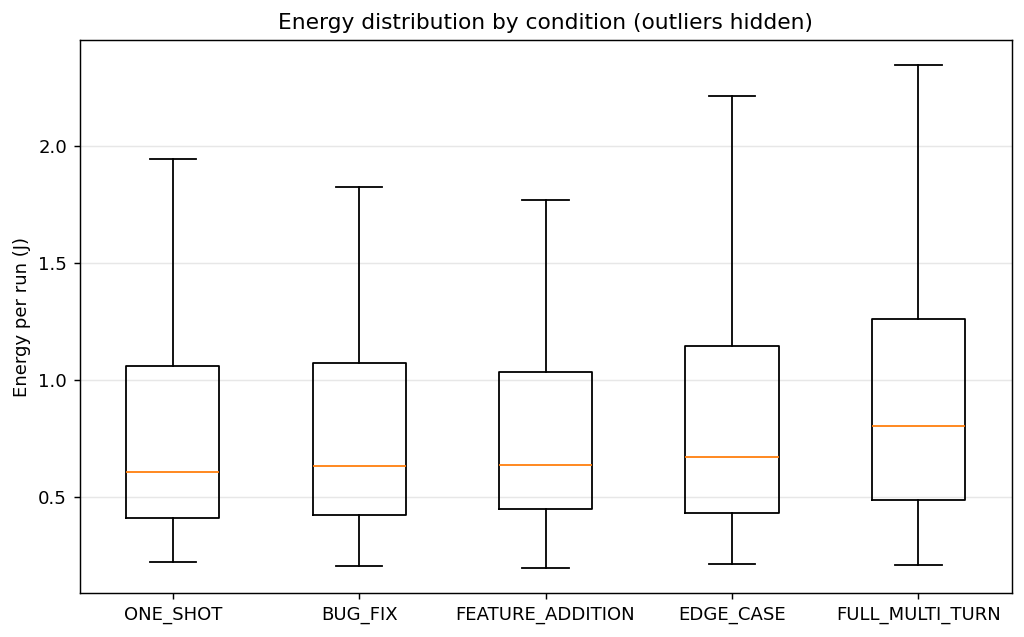
#> input picture docx/images/fig01_energy_box.png, 1024 x 637 px; its folder holds only this picture in this run
$ python final.py
#> lines starting #> are read from the running program, lines starting #| are printed output that depends on the picture
import os
from pathlib import Path
from PIL import Image


def rotate_and_crop(input_dir, output_dir, angle_degrees, crop_size, fill_color=(0, 0, 0)):
    """
    Rotate each image in input_dir by angle_degrees and center-crop/pad to crop_size.

    Args:
        input_dir (str): Directory containing input images.
        output_dir (str): Directory to save processed images.
        angle_degrees (float): Rotation angle in degrees (counterclockwise).
        crop_size (tuple): Target size as (width, height).
        fill_color (tuple): RGB tuple (r, g, b) used to fill padding areas
            when the rotated image is smaller than crop_size. Defaults to black.
            Ignored for images with an alpha channel, which are padded
            transparently so the alpha is preserved.
    """
#> called with input_dir = './images', output_dir = './output', angle_degrees = 15, crop_size = (512, 512), fill_color = (0, 0, 0)
    input_path = Path(input_dir)
    output_path = Path(output_dir)
    output_path.mkdir(parents=True, exist_ok=True)

    target_w, target_h = crop_size

    if (not isinstance(fill_color, (tuple, list)) or len(fill_color) != 3
            or not all(isinstance(c, int) and 0 <= c <= 255 for c in fill_color)):
        raise ValueError(
            f"fill_color must be an (r, g, b) tuple of ints in [0, 255], got {fill_color!r}"
        )
    fill_rgb = tuple(fill_color)

    supported_exts = {'.jpg', '.jpeg', '.png', '.bmp', '.tiff', '.tif', '.webp'}

    for img_file in input_path.iterdir():
        if not img_file.is_file() or img_file.suffix.lower() not in supported_exts:
            continue

        try:
            with Image.open(img_file) as img:
#> img is the input picture: PIL image 1024x637 RGBA; mean R, G, B, A 247.9, 247.7, 247.5, 255
                rotated = img.rotate(
                    angle_degrees,
                    resample=Image.BICUBIC,
                    expand=True,
                )
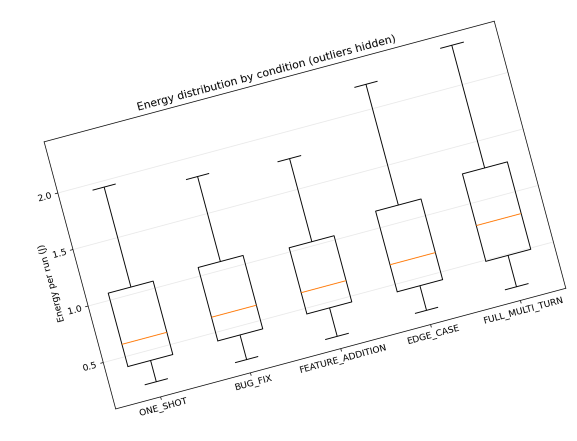
#> rotated: PIL image 1154x881 RGBA (shown at 1/2 size); mean R, G, B, A 158.8, 158.7, 158.6, 163.6; transparent parts drawn white

                assert rotated.size != img.size or angle_degrees % 360 == 0, (
                    f"Rotation of {img_file.name} did not expand the canvas; "
                    "content may have been clipped."
                )

                processed = _center_crop_or_pad(rotated, target_w, target_h, fill_rgb)

                # Guarantee the contract: output is exactly crop_size.
                assert processed.size == (target_w, target_h), (
                    f"Internal error: {img_file.name} produced {processed.size}, "
                    f"expected {(target_w, target_h)}"
                )

                out_file = output_path / img_file.name
                save_format = img.format if img.format else 'PNG'

                if save_format == 'JPEG' and processed.mode in ('RGBA', 'LA', 'P'):
                    processed = processed.convert('RGB')

                processed.save(out_file, format=save_format)

        except Exception as e:
            print(f"Failed to process {img_file}: {e}")


def _center_crop_or_pad(img, target_w, target_h, fill_rgb=(0, 0, 0)):
    """Center-crop if image is larger than target; pad with fill_rgb if smaller.

    Handles all combinations of larger/smaller in width and height, including
    the case where the image is smaller than the target in BOTH dimensions
    (padding on all four sides). Images with an alpha channel are padded
    transparently regardless of fill_rgb.
    """
#> called with target_w = 512, target_h = 512, fill_rgb = (0, 0, 0)
    w, h = img.size
#> w = 1154; h = 881

    # Signed offsets: positive => crop from the left/top edge, negative => pad.
    left = (w - target_w) // 2   # may be negative when padding
#> left = 321
    top = (h - target_h) // 2    # may be negative when padding
#> top = 184

    # Affine matrix maps (x, y) in output -> (x - left, y - top) in source.
    # When left is negative, output x=0 samples source x=|left|, placing the
    # source image centered with |left| pixels of fill on each side.
    matrix = (1, 0, -left, 0, 1, -top)
#> matrix = (1, 0, -321, 0, 1, -184)

    if img.mode in ('RGBA', 'LA'):
        bg_color = (0, 0, 0, 0)
    elif img.mode == 'L':
        r, g, b = fill_rgb
        bg_color = int(round(0.299 * r + 0.587 * g + 0.114 * b))
    elif img.mode == 'RGB':
        bg_color = fill_rgb
    else:
        # Exotic mode (P, CMYK, etc.): normalize to RGBA and pad transparently
        img = img.convert('RGBA')
        bg_color = (0, 0, 0, 0)

    return img.transform(
        (target_w, target_h),
        Image.AFFINE,
        matrix,
        resample=Image.BICUBIC,
        fillcolor=bg_color,
    )
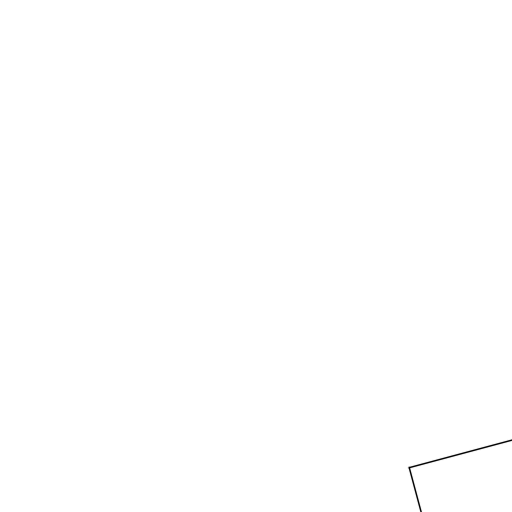
#> returned value: PIL image 512x512 RGBA; mean R, G, B, A 15.7, 15.7, 15.7, 15.9; transparent parts drawn white


if __name__ == '__main__':
    rotate_and_crop('./images', './output', 15.0, (512, 512))

$ run again, on docx/images/fig05_energy_by_model.png
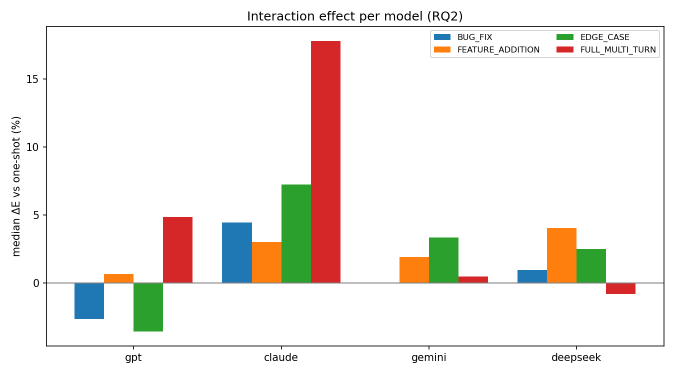
#> input picture docx/images/fig05_energy_by_model.png, 1350 x 750 px (shown at 1/2 size)
#> in rotate_and_crop, img is the input picture: PIL image 1350x750 RGBA; mean R, G, B, A 241.2, 236.8, 232.8, 255
#> in rotate_and_crop, `rotated = img.rotate( angle_degrees, resample=Image.BICUBIC, expand=Tr..`:
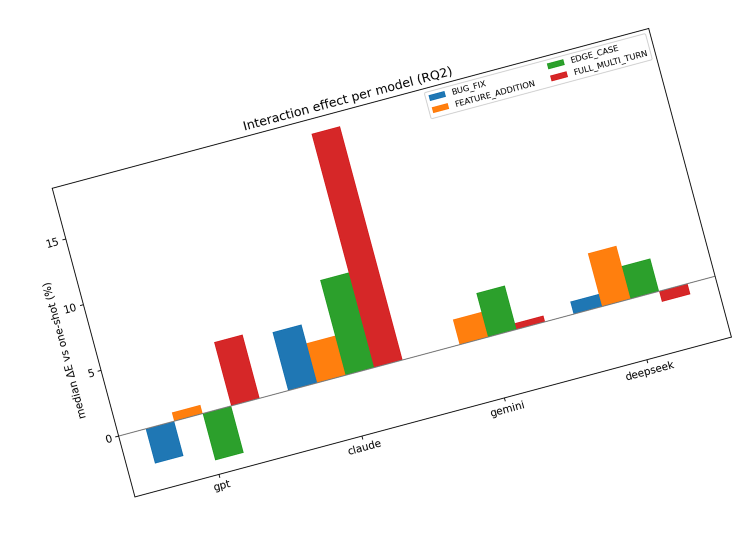
#> rotated: PIL image 1500x1074 RGBA (shown at 1/2 size); mean R, G, B, A 151.4, 148.7, 146.2, 160.3; transparent parts drawn white

$ run again, on docx/images/fig06_runtime_vs_energy.png
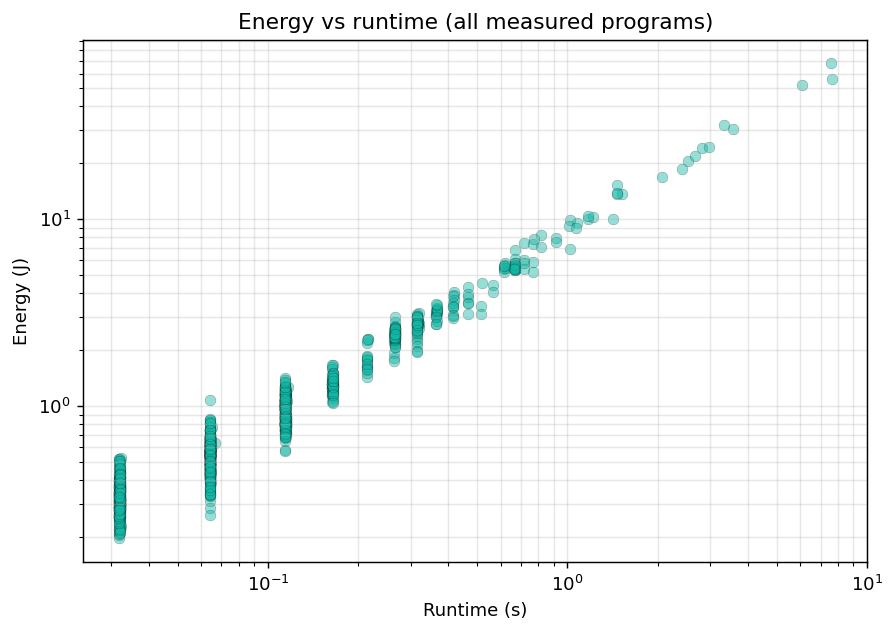
#> input picture docx/images/fig06_runtime_vs_energy.png, 895 x 633 px
#> in rotate_and_crop, img is the input picture: PIL image 895x633 RGBA; mean R, G, B, A 246.4, 248.3, 248.1, 255
#> in rotate_and_crop, `rotated = img.rotate( angle_degrees, resample=Image.BICUBIC, expand=Tr..`:
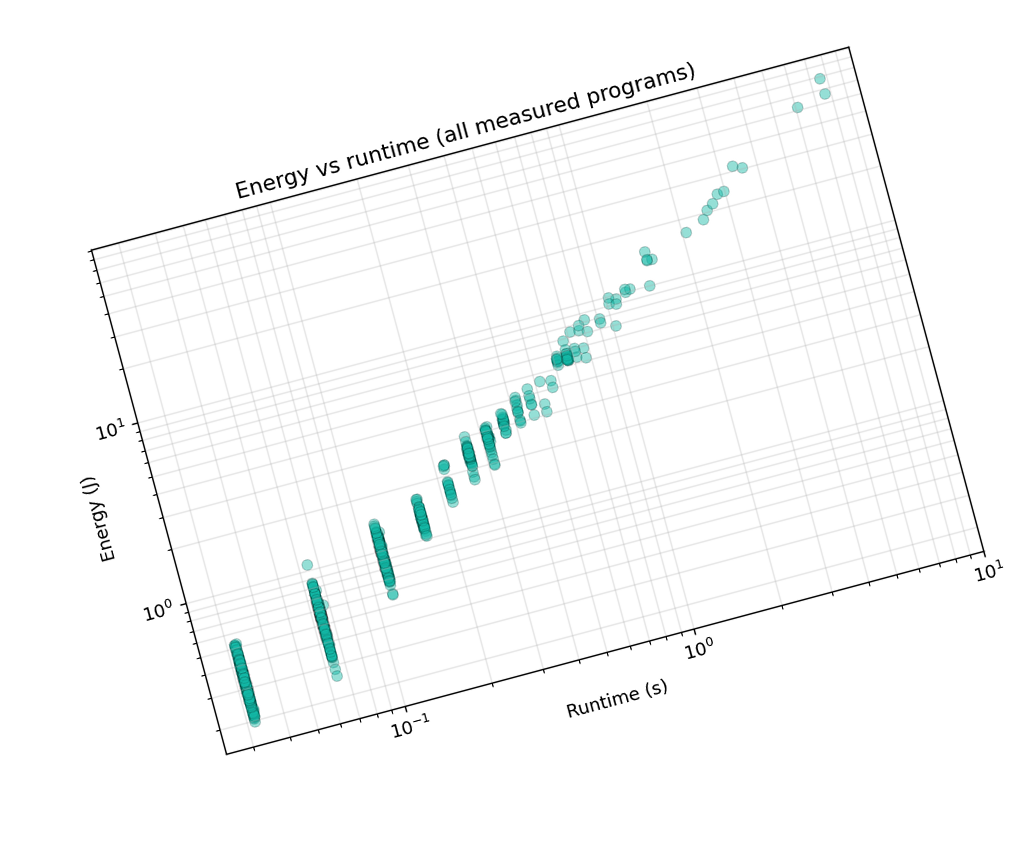
#> rotated: PIL image 1029x845 RGBA; mean R, G, B, A 160.4, 161.6, 161.5, 166.1; transparent parts drawn white
#> in _center_crop_or_pad, `return img.transform( (target_w, target_h), Image.AFFINE, matrix, resa..`:
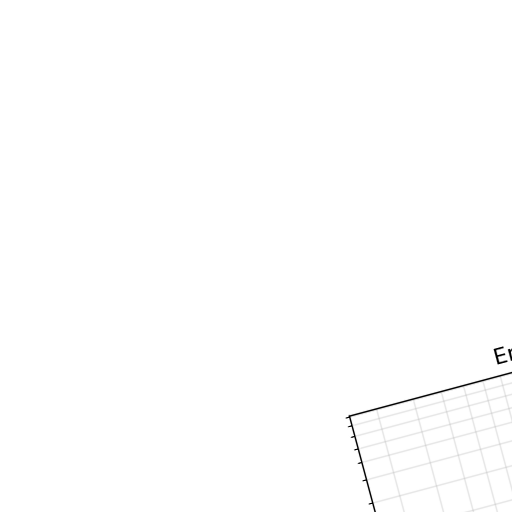
#> returned value: PIL image 512x512 RGBA; mean R, G, B, A 33.9, 33.9, 33.9, 34.7; transparent parts drawn white

$ run again, on docx/images/fig07_sloc_by_condition.png
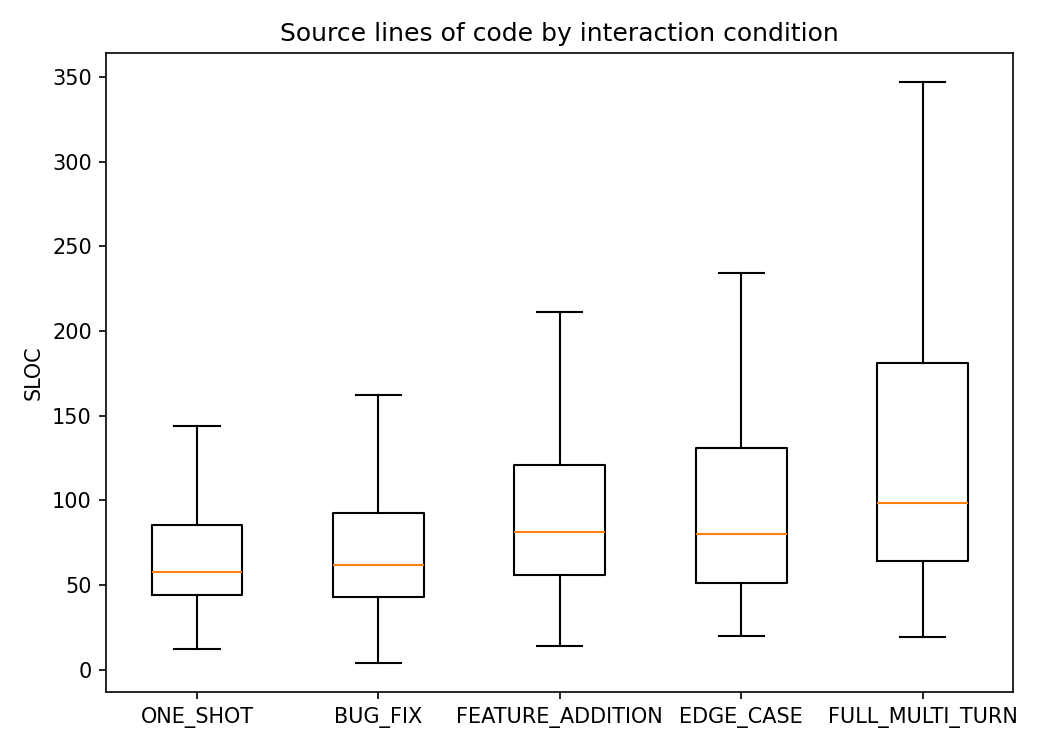
#> input picture docx/images/fig07_sloc_by_condition.png, 1050 x 750 px
#> in rotate_and_crop, img is the input picture: PIL image 1050x750 RGBA; mean R, G, B, A 248.3, 248.2, 248, 255
#> in rotate_and_crop, `rotated = img.rotate( angle_degrees, resample=Image.BICUBIC, expand=Tr..`:
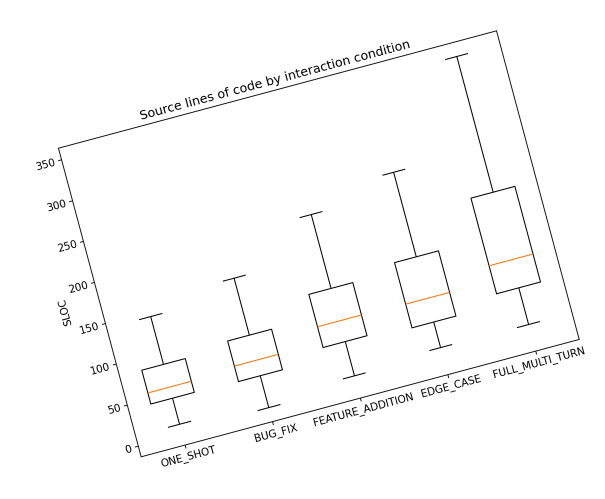
#> rotated: PIL image 1210x998 RGBA (shown at 1/2 size); mean R, G, B, A 161.8, 161.7, 161.6, 166.3; transparent parts drawn white

$ run again, on docx/images/fig02_median_energy.png
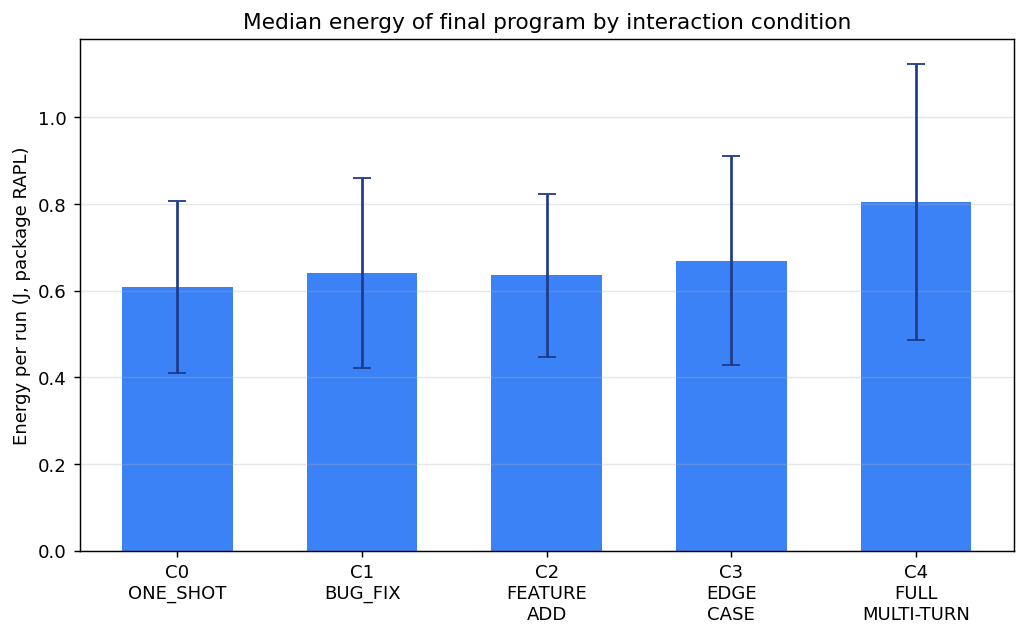
#> input picture docx/images/fig02_median_energy.png, 1026 x 636 px
#> in rotate_and_crop, img is the input picture: PIL image 1026x636 RGBA; mean R, G, B, A 201.7, 219.1, 247.7, 255
#> in rotate_and_crop, `rotated = img.rotate( angle_degrees, resample=Image.BICUBIC, expand=Tr..`:
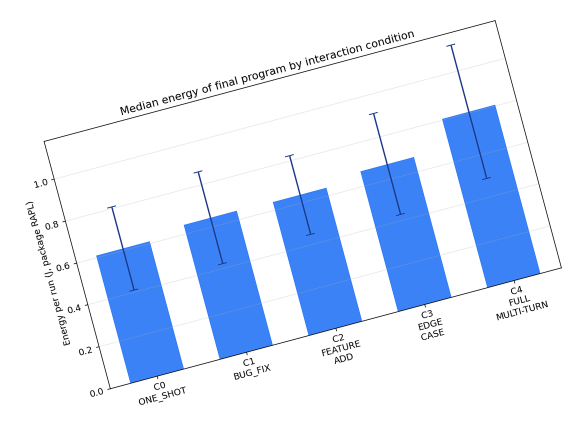
#> rotated: PIL image 1156x880 RGBA (shown at 1/2 size); mean R, G, B, A 129.2, 140.4, 158.7, 163.6; transparent parts drawn white
